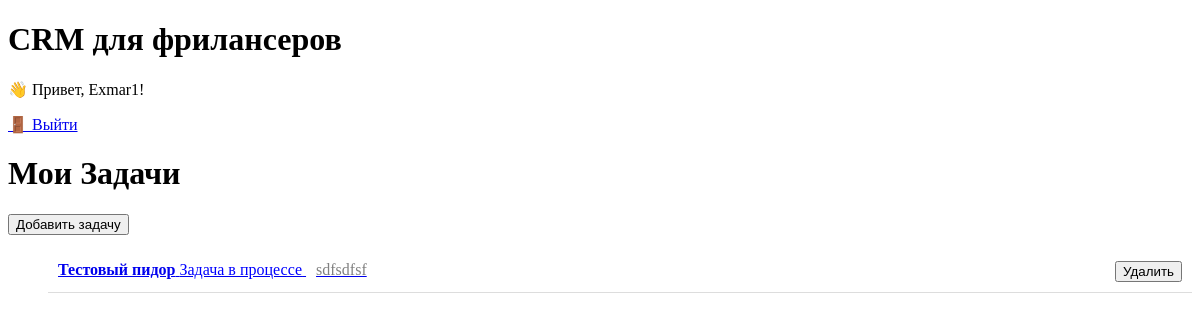
Before: / (signed in) with the older database file.
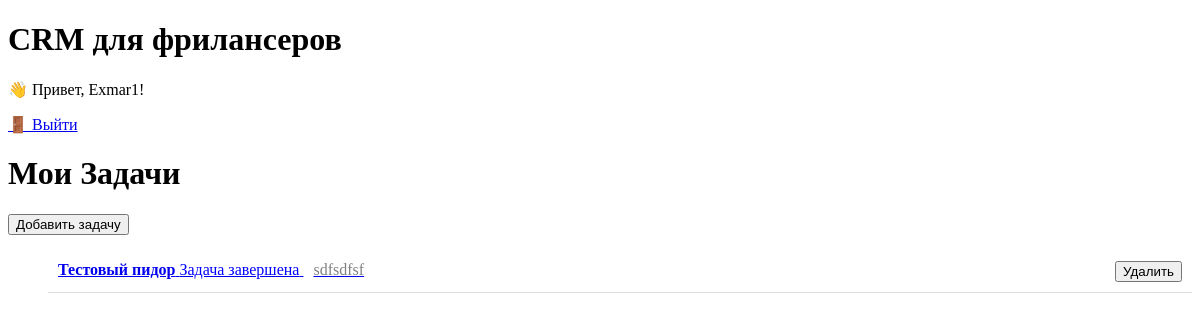
After: the same page with the newer database file.
### crm/models.py (models this page shows, shortened)
class CustomUser(AbstractUser):
	full_name = models.CharField(max_length=255, blank=True, verbose_name='ФИО')
	phone = models.CharField(max_length=20, blank=True, verbose_name='Телефон')
	company_name = models.CharField(max_length=255, blank=True, verbose_name='Компания')
	role = models.CharField(
		max_length=20,
		choices=[('freelancer', 'Фрилансер'), ('client', 'Клиент')],
		default='freelancer',
		verbose_name='Роль'
	)

class Task(models.Model):
    TASK_CHOICES = [
        ('not_started', 'Задача не начата'),
        ('in_progress', 'Задача в процессе'),
        ('completed', 'Задача завершена'),
        ('on_hold', 'Задача приостановлена'),
        ('blocked', 'Задача заблокирована'),
        ('canceled', 'Задача отменена'),
        ('waiting_for_review', 'Задача ожидает проверки')
    ]
    PRIORITY_CHOICES = [
        ('low', 'Низкий'),
        ('medium', 'Средний'),
        ('high', 'Высокий')
    ]
    name = models.CharField(max_length=100, null=False, blank=False)
    description = models.CharField(max_length=350, null=True, blank=True)
    status = models.CharField(max_length=45, choices=TASK_CHOICES, null=False, blank=False)
    priority = models.CharField(max_length=10, choices=PRIORITY_CHOICES, default='medium')
    deadline = models.DateTimeField(null=True, blank=True)
    created_at = models.DateTimeField(auto_now_add=True)
    owner = models.ForeignKey(settings.AUTH_USER_MODEL, on_delete=models.CASCADE)

### crm/views.py (the view)
# urls.py: 2. Add a URL to urlpatterns:  path('', views.home, name='home')
@login_required
def home(request):
    tasks = Task.objects.filter(owner=request.user)
    form = TaskForm()  # Создаем форму для передачи в шаблон
    return render(request, 'crm/home.html', {
        'tasks': tasks,
        'form': form  # Передаем форму в шаблон
    })

### crm/templates/crm/home.html (shortened to what this page needs)
{% extends "crm/base.html" %} {% load static %}
{% block content %}
<div class="container">
    <h1>Мои Задачи</h1>
    <button id="open-form-btn" class="btn btn-primary">Добавить задачу</button>
    <div class="tasks-container">
        <ul id="task-list">
            {% for task in tasks %}
                {% include 'crm/task_item.html' %}
            {% endfor %}
        </ul>
    </div>
</div>
{% endblock content %}

### crm/templates/crm/base.html (shortened to what this page needs)
{% load static %}
<!DOCTYPE html>
<html lang="ru">
<head>
    <link rel="stylesheet" href="{% static 'crm/css/style.css' %}">
</head>
<body>
    <header>
        <h1>CRM для фрилансеров</h1>
        <nav>
            {% if user.is_authenticated %}
                <p>👋 Привет, {{ user.username }}!</p>
                <a href="{% url 'logout' %}" class="btn btn-danger">🚪 Выйти</a>
            {% else %}
                <a href="{% url 'login' %}" class="btn btn-primary">🔑 Войти</a>
                <a href="{% url 'register' %}" class="btn btn-success">🛡️ Регистрация</a>
            {% endif %}
        </nav>
    </header>
    <main>
        {% block content %}
        {% endblock %}
    </main>
</body>
</html>

### crm/templates/crm/task_item.html (shortened to what this page needs)
<li id='task-{{ task.id }}' class='task-item'>
	<a href="{% url 'task_detail' task.id %}">
		<span class='task-name'>{{ task.name }}</span>
		<span class='task-status'>{{ task.get_status_display }}</span>
		<span class='task-desc'>{{ task.description|truncatechars:30 }}</span>
  </a>
	<form method="POST" action="{% url 'delete_task' task.id %}" style="display:inline;" onsubmit="return confirm('Вы уверены, что хотите удалить эту задачу?');">
    <button type="submit" class="btn btn-danger btn-sm">Удалить</button>
	</form>
</li>

### crm/static/crm/css/style.css (style rules this page uses)
.task-item { display: flex; justify-content: space-between; padding: 10px; border-bottom: 1px solid #ddd; }
.task-name { font-weight: bold; }
.task-status { color: blue; }
.task-desc { color: gray; flex-grow: 1; margin-left: 10px; }

Changed rows visible on the page:
changed Task "Тестовый пидор": status "Задача в процессе" → "Задача завершена"
